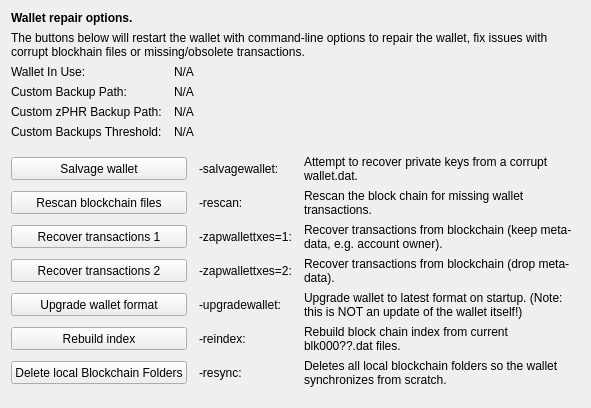
     <widget class="QWidget" name="tab_repair">
      <attribute name="title">
       <string>&amp;Wallet Repair</string>
      </attribute>
      <layout class="QGridLayout" name="gridLayout_4" columnstretch="0,0,0,0">
       <property name="horizontalSpacing">
        <number>12</number>
       </property>
       <item row="0" column="0" colspan="4">
        <widget class="QLabel" name="label_repair_header">
         <property name="font">
          <font>
           <weight>75</weight>
           <bold>true</bold>
          </font>
         </property>
         <property name="text">
          <string>Wallet repair options.</string>
         </property>
        </widget>
       </item>
       <item row="1" column="0" colspan="4">
        <widget class="QLabel" name="label_repair_helptext">
         <property name="font">
          <font>
           <weight>50</weight>
           <bold>false</bold>
          </font>
         </property>
         <property name="text">
          <string>The buttons below will restart the wallet with command-line options to repair the wallet, fix issues with corrupt blockhain files or missing/obsolete transactions.</string>
         </property>
         <property name="wordWrap">
          <bool>true</bool>
         </property>
        </widget>
       </item>
       <item row="2" column="0">
        <widget class="QLabel" name="wallet_path_label">
         <property name="text">
          <string>Wallet In Use:</string>
         </property>
        </widget>
       </item>
       <item row="2" column="1" colspan="3">
        <widget class="QLabel" name="wallet_path">
         <property name="cursor">
          <cursorShape>IBeamCursor</cursorShape>
         </property>
         <property name="text">
          <string>N/A</string>
         </property>
         <property name="textFormat">
          <enum>Qt::PlainText</enum>
         </property>
         <property name="textInteractionFlags">
          <set>Qt::LinksAccessibleByMouse|Qt::TextSelectableByKeyboard|Qt::TextSelectableByMouse</set>
         </property>
        </widget>
       </item>
       <item row="3" column="0">
        <widget class="QLabel" name="wallet_custombackuppath_label">
         <property name="text">
          <string>Custom Backup Path:</string>
         </property>
         <property name="visible">
          <bool>false</bool>
         </property>
        </widget>
       </item>
       <item row="3" column="1" colspan="3">
        <widget class="QLabel" name="wallet_custombackuppath">
         <property name="cursor">
          <cursorShape>IBeamCursor</cursorShape>
         </property>
         <property name="text">
          <string>N/A</string>
         </property>
         <property name="textFormat">
          <enum>Qt::PlainText</enum>
         </property>
         <property name="textInteractionFlags">
          <set>Qt::LinksAccessibleByMouse|Qt::TextSelectableByKeyboard|Qt::TextSelectableByMouse</set>
         </property>
         <property name="visible">
          <bool>false</bool>
         </property>
        </widget>
       </item>
       <item row="4" column="0">
        <widget class="QLabel" name="wallet_customzphrbackuppath_label">
         <property name="text">
          <string>Custom zPHR Backup Path:</string>
         </property>
         <property name="visible">
          <bool>false</bool>
         </property>
        </widget>
       </item>
       <item row="4" column="1" colspan="3">
        <widget class="QLabel" name="wallet_customzphrbackuppath">
         <property name="cursor">
          <cursorShape>IBeamCursor</cursorShape>
         </property>
         <property name="text">
          <string>N/A</string>
         </property>
         <property name="textFormat">
          <enum>Qt::PlainText</enum>
         </property>
         <property name="textInteractionFlags">
          <set>Qt::LinksAccessibleByMouse|Qt::TextSelectableByKeyboard|Qt::TextSelectableByMouse</set>
         </property>
         <property name="visible">
          <bool>false</bool>
         </property>
        </widget>
       </item>
       <item row="5" column="0">
        <widget class="QLabel" name="wallet_custombackupthreshold_label">
         <property name="text">
          <string>Custom Backups Threshold:</string>
         </property>
         <property name="visible">
          <bool>false</bool>
         </property>
        </widget>
       </item>
       <item row="5" column="1" colspan="3">
        <widget class="QLabel" name="wallet_custombackupthreshold">
         <property name="cursor">
          <cursorShape>IBeamCursor</cursorShape>
         </property>
         <property name="text">
          <string>N/A</string>
         </property>
         <property name="textFormat">
          <enum>Qt::PlainText</enum>
         </property>
         <property name="textInteractionFlags">
          <set>Qt::LinksAccessibleByMouse|Qt::TextSelectableByKeyboard|Qt::TextSelectableByMouse</set>
         </property>
         <property name="visible">
          <bool>false</bool>
         </property>
        </widget>
       </item>
       <item row="6" column="0">
        <spacer name="verticalSpacer_repair1">
         <property name="orientation">
          <enum>Qt::Vertical</enum>
         </property>
         <property name="sizeHint" stdset="0">
          <size>
           <width>10</width>
           <height>10</height>
          </size>
         </property>
        </spacer>
       </item>
       <item row="7" column="0" colspan="2">
        <widget class="QPushButton" name="btn_salvagewallet">
         <property name="minimumSize">
          <size>
           <width>100</width>
           <height>23</height>
          </size>
         </property>
         <property name="text">
          <string>Salvage wallet</string>
         </property>
        </widget>
       </item>
       <item row="7" column="2">
        <widget class="QLabel" name="label_repair_salvage_command">
         <property name="text">
          <string notr="true">-salvagewallet:</string>
         </property>
        </widget>
       </item>
       <item row="7" column="3">
        <widget class="QLabel" name="label_repair_salvage">
         <property name="text">
          <string>Attempt to recover private keys from a corrupt wallet.dat.</string>
         </property>
         <property name="wordWrap">
          <bool>true</bool>
         </property>
        </widget>
       </item>
       <item row="8" column="0" colspan="2">
        <widget class="QPushButton" name="btn_rescan">
         <property name="minimumSize">
          <size>
           <width>100</width>
           <height>23</height>
          </size>
         </property>
         <property name="text">
          <string>Rescan blockchain files</string>
         </property>
        </widget>
       </item>
       <item row="8" column="2">
        <widget class="QLabel" name="label_repair_rescan_command">
         <property name="text">
          <string notr="true">-rescan:</string>
         </property>
        </widget>
       </item>
       <item row="8" column="3">
        <widget class="QLabel" name="label_repair_rescan">
         <property name="text">
          <string>Rescan the block chain for missing wallet transactions.</string>
         </property>
         <property name="wordWrap">
          <bool>true</bool>
         </property>
        </widget>
       </item>
       <item row="9" column="0" colspan="2">
        <widget class="QPushButton" name="btn_zapwallettxes1">
         <property name="minimumSize">
          <size>
           <width>100</width>
           <height>23</height>
          </size>
         </property>
         <property name="text">
          <string>Recover transactions 1</string>
         </property>
        </widget>
       </item>
       <item row="9" column="2">
        <widget class="QLabel" name="label_repair_zap1_command">
         <property name="text">
          <string notr="true">-zapwallettxes=1:</string>
         </property>
        </widget>
       </item>
       <item row="9" column="3">
        <widget class="QLabel" name="label_repair_zap1">
         <property name="text">
          <string>Recover transactions from blockchain (keep meta-data, e.g. account owner).</string>
         </property>
         <property name="wordWrap">
          <bool>true</bool>
         </property>
        </widget>
       </item>
       <item row="10" column="0" colspan="2">
        <widget class="QPushButton" name="btn_zapwallettxes2">
         <property name="minimumSize">
          <size>
           <width>100</width>
           <height>23</height>
          </size>
         </property>
         <property name="text">
          <string>Recover transactions 2</string>
         </property>
        </widget>
       </item>
       <item row="10" column="2">
        <widget class="QLabel" name="label_repair_zap2_command">
         <property name="text">
          <string notr="true">-zapwallettxes=2:</string>
         </property>
        </widget>
       </item>
       <item row="10" column="3">
        <widget class="QLabel" name="label_repair_zap2">
         <property name="text">
          <string>Recover transactions from blockchain (drop meta-data).</string>
         </property>
         <property name="wordWrap">
          <bool>true</bool>
         </property>
        </widget>
       </item>
       <item row="11" column="0" colspan="2">
        <widget class="QPushButton" name="btn_upgradewallet">
         <property name="minimumSize">
          <size>
           <width>100</width>
           <height>23</height>
          </size>
         </property>
         <property name="text">
          <string>Upgrade wallet format</string>
         </property>
        </widget>
       </item>
       <item row="11" column="2">
        <widget class="QLabel" name="label_repair_upgrade_command">
         <property name="text">
          <string notr="true">-upgradewallet:</string>
         </property>
        </widget>
       </item>
       <item row="11" column="3">
        <widget class="QLabel" name="label_repair_upgrade">
         <property name="text">
          <string>Upgrade wallet to latest format on startup. (Note: this is NOT an update of the wallet itself!)</string>
         </property>
         <property name="wordWrap">
          <bool>true</bool>
         </property>
        </widget>
       </item>
       <item row="12" column="0" colspan="2">
        <widget class="QPushButton" name="btn_reindex">
         <property name="minimumSize">
          <size>
           <width>100</width>
           <height>23</height>
          </size>
         </property>
         <property name="text">
          <string>Rebuild index</string>
         </property>
        </widget>
       </item>
       <item row="12" column="2">
        <widget class="QLabel" name="label_repair_reindex_command">
         <property name="text">
          <string notr="true">-reindex:</string>
         </property>
        </widget>
       </item>
       <item row="12" column="3">
        <widget class="QLabel" name="label_repair_reindex">
         <property name="text">
          <string>Rebuild block chain index from current blk000??.dat files.</string>
         </property>
         <property name="wordWrap">
          <bool>true</bool>
         </property>
        </widget>
       </item>
       <item row="13" column="0" colspan="2">
        <widget class="QPushButton" name="btn_resync">
         <property name="minimumSize">
          <size>
           <width>100</width>
           <height>23</height>
          </size>
         </property>
         <property name="text">
          <string>Delete local Blockchain Folders</string>
         </property>
        </widget>
       </item>
       <item row="13" column="2">
        <widget class="QLabel" name="label_repair_resync_command">
         <property name="text">
          <string>-resync:</string>
         </property>
        </widget>
       </item>
       <item row="13" column="3">
        <widget class="QLabel" name="label_repair_resync">
         <property name="text">
          <string>Deletes all local blockchain folders so the wallet synchronizes from scratch.</string>
         </property>
         <property name="wordWrap">
          <bool>true</bool>
         </property>
        </widget>
       </item>
       <item row="14" column="0">
        <spacer name="verticalSpacer_repair2">
         <property name="orientation">
          <enum>Qt::Vertical</enum>
         </property>
         <property name="sizeHint" stdset="0">
          <size>
           <width>20</width>
           <height>10</height>
          </size>
         </property>
        </spacer>
       </item>
      </layout>
     </widget>
